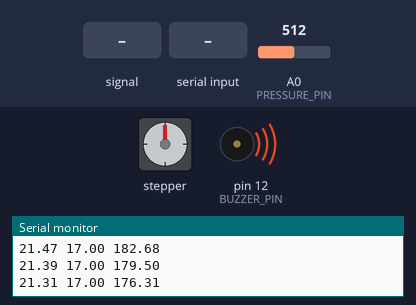
Simulated run of this sketch. Board: Arduino Uno, built with avr-gcc and run on an emulated ATmega328P. Parts: stepper motor, buzzer (waves = sounding), the last lines printed to the serial monitor. Wiring (inferred from the names in the program): stepper motor driver (200 steps per turn assumed): step pin 4; direction pin 3; enable pin 2. The test bench sets the inputs (shaded band); at power-on: A0 (PRESSURE_PIN) = 512.

Above: at 2.2 s.
2.3 s: A0 (PRESSURE_PIN) fed a 200 Hz sine of ±81 counts around its level
At 4.38 s:
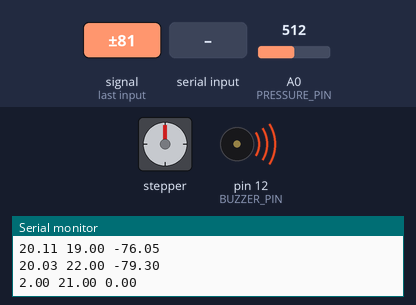
At 5.1 s:
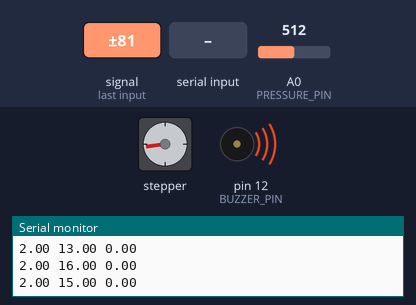
5.3 s: "E90\n" received over Serial
At 35.4 s:
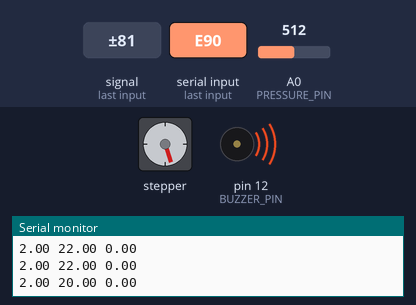
Timing chart, 0 to 43.2 s (numbered marks = the images above; inputs shaded):
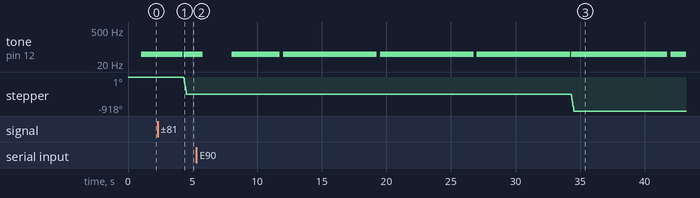

Measured:
- after the input at 2.3 s, stepper: turns 459° counter-clockwise in 0.19 s, starting after 2.0 s
- after the input at 5.3 s, stepper: turns 459° counter-clockwise in 0.19 s, starting after 29.0 s

The sketch:

odamv.ino
```cpp
#include "config.h"
#include "pid.h"
#include "error.h"
#include "serial.h"

void setup() {
  Serial.begin(9600);
  while(!Serial);

  stepperSetup();
  pressureSetup();
  pidSetup();
}

void loop() {
  pidRun();
  serialRun();
  errorRun();
}
```

error.h
```cpp
#pragma once

#include "Arduino.h"
#include "config.h"
#include "pid.h"
#include "reference.h"
#include "stepper.h"
#include "pressure.h"

const int NO_ERROR          = 0;
const int ERR_HIGH_PRESSURE = 1;
const int ERR_LOW_PRESSURE  = 2;
const int ERR_ENDSTOP       = 3;

int error = NO_ERROR;
void errorRun(){
  if(input>=MAX_PRESSURE){
    error = ERR_HIGH_PRESSURE;
  }else if(input<PEEP*0.9){
    error = ERR_LOW_PRESSURE;
  }else if(pos>=MAX_POS || pos<=MIN_POS){
    error = ERR_ENDSTOP;
  }
  if(error){
    tone(BUZZER_PIN, 50, 500);
    digitalWrite(LED_PIN,HIGH);
    // Serial.print('ERROR ');
    // Serial.println(error);
  }
}

void errorReset(){
  error = NO_ERROR;
}
```

pid.h
```cpp
#pragma once

#include "Arduino.h"
#include "config.h"
#include "reference.h"
#include "stepper.h"
#include "pressure.h"
#include <PID_v1.h>

double setpoint=0, input=0, output=0;
double kp=K_P,ki=K_I,kd=K_D;
PID pid(&input, &output, &setpoint, K_P, K_I, K_D, P_ON_M, DIRECT);
double reference = 0;

void pidSetup(){
  output = 0;
  pid.SetMode(AUTOMATIC);
  pid.SetSampleTime(SAMPLE_TIME);
  pid.SetOutputLimits(-1000,1000);
  stepperUpdateSpeed(0);
}

void pidReset(){
  pid.SetMode(MANUAL);
  stepperGoTo(0,MIN_FREQ);
  stepperDisable();
  pid.SetMode(AUTOMATIC);
}

void pidRun(){
  reference = getReference();
  float pressure = getPressure();
  input = pressure - reference;

  if(pressure>MAX_PRESSURE){
    pidReset();
  }
  if(reference == PEEP){
    pid.SetMode(MANUAL);
    output = 0;
    stepperGoTo(0,HOMING_FREQ);
    stepperDisable();
    pid.SetMode(AUTOMATIC);
  }else{
    stepperEnable();
    if(pid.Compute())
      stepperUpdateSpeed(output);
  }

}

void pidSetP(double v){
  kp = v;
  pid.SetTunings(kp,ki,kd);
}
void pidSetI(double v){
  ki = v;
  pid.SetTunings(kp,ki,kd);
}
void pidSetD(double v){
  kd = v;
  pid.SetTunings(kp,ki,kd);
}
void pidSetPID(double _p,double _i,double _d){
  kp = _p;
  ki = _i;
  kd = _d;
  pid.SetTunings(kp,ki,kd);
}
```

pressure.h
```cpp
#pragma once

#include "Arduino.h"
#include <Wire.h>
#include <Adafruit_Sensor.h>
#include <Adafruit_BME280.h>

#if HW != INSPIREHW
  Adafruit_BME280 bme;
  float envPressure = 0;
#endif

void pressureSetup(){
  #if HW != INSPIREHW
    if (!bme.begin(0x76)) {
      Serial.println("Erro no sensor BME280.");
      while (1);
    }
    for(int i = 0; i<100; i++){
      envPressure += bme.readPressure()/100.0F;
    }
    envPressure /= 100;
  #endif
}

float getPressure(){
  #if HW == INSPIREHW
    return map(analogRead(PRESSURE_PIN),219,552,0,20);
  #else
    return bme.readPressure()/100.0F - envPressure;
  #endif
}
```

reference.h
```cpp
#pragma once

#include "Arduino.h"
#include "config.h"

unsigned long T0;
double RR = 8; // respiratory rate
double PEEP = 2;
double PIP = 22;
double PPLAT = 20;

double getReference(){
  static unsigned long T3 = 60000/RR;
  static unsigned long T2 = T3/2;
  static unsigned long T1 = T2/3;
  unsigned long t = millis()-T0;
  if(t<T1) return t*(PIP-PEEP)/(T1)+PEEP;
  if(t<T2) return (t-T1)*(PPLAT-PIP)/(T2-T1)+PIP;
  if(t<T3) return PEEP;
  T0=millis();
  return PEEP;
}

void referenceSetRR   (double v) { RR    = v; }
void referenceSetPEEP (double v) { PEEP  = v; }
void referenceSetPIP  (double v) { PIP   = v; }
void referenceSetPPLAT(double v) { PPLAT = v; }
```

serial.h
```cpp
#pragma once

#include "Arduino.h"

void serialRun(){
  static unsigned long tic = millis();
  unsigned long tac = millis();
  if(tac-tic<100) return;
  Serial.print(reference); Serial.print(" ");
  Serial.print(input+reference); Serial.print(" ");
  Serial.print(output);
  Serial.println();
  tic = tac;
}


void serialEvent() {
  static String s = "";
  static char cmd = '\0';
  static float v = 0;
  while (Serial.available()) {
    char c = (char)Serial.read();
    double RR = 8; // respiratory rate
    double PEEP = 2;
    double PIP = 12;
    double PPLAT = 10;

    if(c=='P' || c=='I' || c=='D' || c == 'E' || c == 'W' || c == 'X' || c == 'Y' || c == 'Z'){
      cmd = c;
    }else if(c!='\n'){
      s+=c;
    }else{
      v = s.toFloat();
      if(cmd=='P'){
        pidSetP(v);
      }else if(cmd=='I'){
        pidSetI(v);
      }else if(cmd=='D'){
        pidSetD(v);
      }else if(cmd=='E'){
        errorReset();
      }else if(cmd=='W'){
        referenceSetRR(v);
      }else if(cmd=='X'){
        referenceSetPEEP(v);
      }else if(cmd=='Y'){
        referenceSetPIP(v);
      }else if(cmd=='Z'){
        referenceSetPPLAT(v);
      }
      s = "";
      c = '\0';
    }
  }
}
```

stepper.h
```cpp
#pragma once

#include "Arduino.h"
#include "config.h"

volatile int pos = 0;
int stopAt = MAX_POS;
int dir = 1;
float freq = 0;

void stepperDisable(){
  digitalWrite(ENA_PIN,!ENA_VAL);
}

void stepperEnable(){
  digitalWrite(ENA_PIN,ENA_VAL);
}

void stepperSetSpeed(int d, float f){
  dir = d;
  freq = f;
  cli();
  if(freq==0){
    TCCR1B |= (0 << CS11) | (0 << CS10); // 64 prescaler
  }else{
    TCCR1B |= (1 << CS11) | (1 << CS10); // 64 prescaler
    digitalWrite(DIR_PIN,dir);
    OCR1A = (F_CPU/(64.0*freq))/2 - 1;
    TCNT1 = 0;
  }
  sei();
}

void stepperUpdateSpeed(float output){
  int d = 0;
  float f = 0;
  if(output!=0){
    d = output<0?0:1;
    f = map(abs(output),0,1000,MIN_FREQ,MAX_FREQ);
  }
  stepperSetSpeed(d, f);
}

void stepperSetup(){
  pinMode(STP_PIN, OUTPUT);
  pinMode(DIR_PIN, OUTPUT);
  pinMode(ENA_PIN, OUTPUT);
  stepperDisable();
  delay(1000);
  stepperEnable();
  pos = 0;

  // TIMER1
  cli();
  TCCR1A = 0;
  TCCR1B = 0;
  TCNT1  = 0;
  OCR1A  = 0;
  TCCR1B|= (1 << WGM12); // CTC
  TCCR1B|= (1 << CS11) | (1 << CS10); // 64 prescaler
  TIMSK1|= (1 << OCIE1A); //enable
  sei();
}

ISR(TIMER1_COMPA_vect){
  static boolean v = false;
  if(pos == stopAt || freq==0) return;
  digitalWrite(STP_PIN, v);
  v = !v;
  if(v) pos += dir?1:-1;
}

void stepperGoTo(int p,float f){
  stopAt = p;
  if(p<pos){
    stepperSetSpeed(0, f);
    while(p<pos);
  }else{
    stepperSetSpeed(1, f);
    while(p>pos);
  }
  stepperSetSpeed(0, 0);
  stopAt = MAX_POS;
}
```

config.h
```cpp
#pragma once

#define SAMPLE_TIME 50

#define MAX_PRESSURE 60

#define ODAHW     1
#define INSPIREHW 2

#define HW INSPIREHW

#if HW == ODAHW
  #define K_P 10.00
  #define K_I  0.12
  #define K_D  0.06
  #define STP_PIN 2
  #define DIR_PIN 5
  #define ENA_PIN 8
  #define ENA_VAL 0
  #define MAX_FREQ   19000
  #define MIN_FREQ    1000
  #define HOMING_FREQ 3000
  #define MAX_POS    19200
  #define MIN_POS   -19200
#elif HW == INSPIREHW
  #define K_P 40.70
  #define K_I  0.16
  #define K_D  0.00
  #define STP_PIN 4
  #define DIR_PIN 3
  #define ENA_PIN 2
  #define ENA_VAL 1
  #define MAX_FREQ    3600
  #define MIN_FREQ     200
  #define HOMING_FREQ 1200
  #define MAX_POS      920
  #define MIN_POS     -920
  #define PRESSURE_PIN  A0
#else
  #error "Unknown HARDWARE"
#endif

#define BUZZER_PIN 12
#define LED_PIN    13
```
